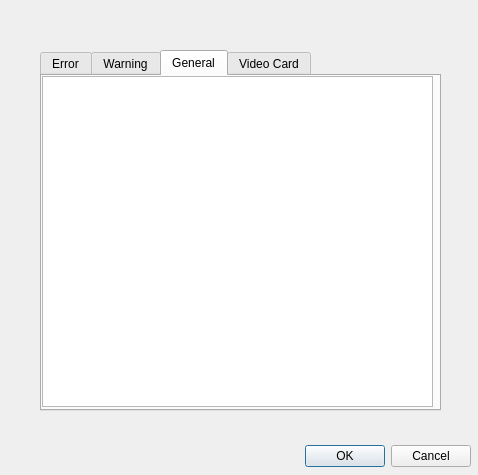
<?xml version="1.0" encoding="UTF-8"?>
<ui version="4.0">
 <class>DiagnosisDialog</class>
 <widget class="QDialog" name="DiagnosisDialog">
  <property name="geometry">
   <rect>
    <x>0</x>
    <y>0</y>
    <width>478</width>
    <height>475</height>
   </rect>
  </property>
  <property name="windowTitle">
   <string>Diagnosis</string>
  </property>
  <widget class="QDialogButtonBox" name="buttonBox">
   <property name="geometry">
    <rect>
     <x>130</x>
     <y>440</y>
     <width>341</width>
     <height>32</height>
    </rect>
   </property>
   <property name="orientation">
    <enum>Qt::Horizontal</enum>
   </property>
   <property name="standardButtons">
    <set>QDialogButtonBox::Cancel|QDialogButtonBox::Ok</set>
   </property>
  </widget>
  <widget class="QTabWidget" name="tabWidget">
   <property name="geometry">
    <rect>
     <x>40</x>
     <y>50</y>
     <width>401</width>
     <height>361</height>
    </rect>
   </property>
   <property name="currentIndex">
    <number>2</number>
   </property>
   <widget class="QWidget" name="errorTab">
    <attribute name="title">
     <string>Error</string>
    </attribute>
    <widget class="QTextBrowser" name="errorTextBrowser">
     <property name="geometry">
      <rect>
       <x>0</x>
       <y>0</y>
       <width>391</width>
       <height>331</height>
      </rect>
     </property>
    </widget>
   </widget>
   <widget class="QWidget" name="warnTab">
    <attribute name="title">
     <string>Warning</string>
    </attribute>
    <widget class="QTextBrowser" name="warnTextBrowser">
     <property name="geometry">
      <rect>
       <x>0</x>
       <y>0</y>
       <width>391</width>
       <height>331</height>
      </rect>
     </property>
    </widget>
   </widget>
   <widget class="QWidget" name="infoTab">
    <attribute name="title">
     <string>General</string>
    </attribute>
    <widget class="QTextBrowser" name="infoTextBrowser">
     <property name="geometry">
      <rect>
       <x>0</x>
       <y>0</y>
       <width>391</width>
       <height>331</height>
      </rect>
     </property>
    </widget>
   </widget>
   <widget class="QWidget" name="tab">
    <attribute name="title">
     <string>Video Card</string>
    </attribute>
    <widget class="QPlainTextEdit" name="videoCardInfoTextEdit">
     <property name="geometry">
      <rect>
       <x>0</x>
       <y>0</y>
       <width>391</width>
       <height>331</height>
      </rect>
     </property>
    </widget>
   </widget>
  </widget>
 </widget>
 <resources/>
 <connections>
  <connection>
   <sender>buttonBox</sender>
   <signal>accepted()</signal>
   <receiver>DiagnosisDialog</receiver>
   <slot>accept()</slot>
   <hints>
    <hint type="sourcelabel">
     <x>248</x>
     <y>254</y>
    </hint>
    <hint type="destinationlabel">
     <x>157</x>
     <y>274</y>
    </hint>
   </hints>
  </connection>
  <connection>
   <sender>buttonBox</sender>
   <signal>rejected()</signal>
   <receiver>DiagnosisDialog</receiver>
   <slot>reject()</slot>
   <hints>
    <hint type="sourcelabel">
     <x>316</x>
     <y>260</y>
    </hint>
    <hint type="destinationlabel">
     <x>286</x>
     <y>274</y>
    </hint>
   </hints>
  </connection>
 </connections>
</ui>
